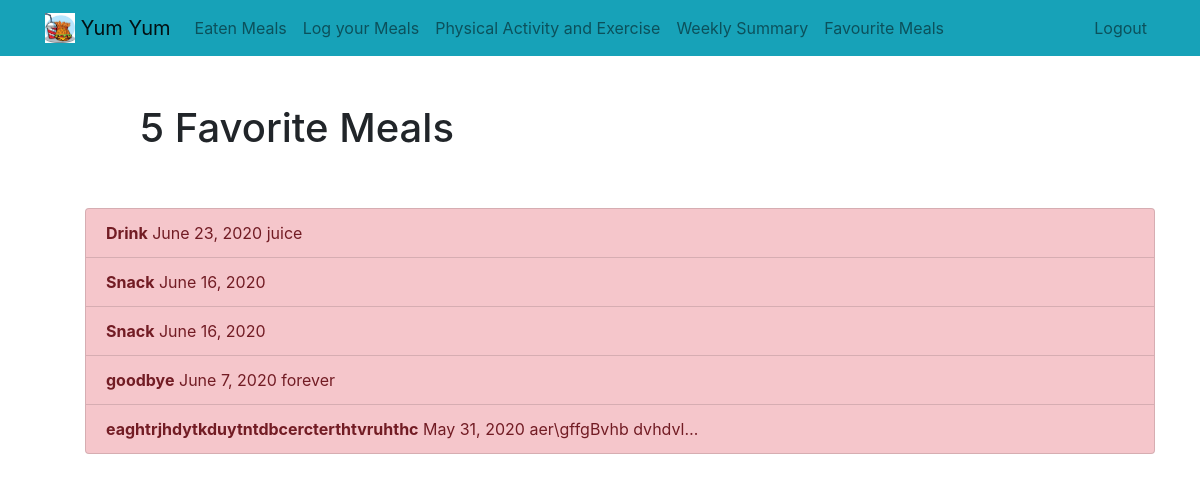
/favourite (signed in), run on the app's committed database.
### fooddiary/models.py (models this page shows, shortened)
class Meal(models.Model):
    nameOfMeal = models.CharField(max_length=50)
    descriptionOfMeal = models.TextField(max_length=500, blank=True)
    date = models.DateField(auto_now_add=False ,auto_now=False, null=True, blank=True)
    favourite = models.BooleanField(default=False)
    image = models.ImageField(null = True, blank=True )
    user = models.ForeignKey(User, on_delete=models.CASCADE)

### fooddiary/views.py (the view)
# urls.py: path('favourite', views.favourite, name='favourite'),
def favourite(request):
    meal = Meal.objects.filter(user = request.user, favourite = True).order_by('-date')
    return render(request, 'fooddiary/favourite.html', {'meals':meal})

### fooddiary/templates/fooddiary/favourite.html (shortened to what this page needs)
{% extends 'fooddiary/base.html' %}
{% block content %}
<div class="row justify-content-center mt-5">
    <div class="col-md-10">
    {% if meals %}
         <h1>{{ meals.count }} Favorite Meal{{ meals.count|pluralize }}</h1>
    {% else %}
                   <h1>Favourite Meals</h1>
    {% endif %}
    </div>
</div>
<br>
<br>
{% if meals %}
    <ul>
        <div class="list-group">
            {% for meal in meals %}
                <a href="{% url 'viewmeal' meal.id %}" class="list-group-item {% if meal.favourite %} list-group-item-danger {% endif %}"><b>{{ meal.nameOfMeal }}</b>   {{ meal.date }}{% if meal.descriptionOfMeal %}   {{ meal.descriptionOfMeal|truncatechars:20 }} {% endif %}</a>
            {% endfor %}
        </div>
    </ul>
{% else %}
    <div class="text-center">
        <h2>Looks like you don't have any favourite meals.</h2>
    <br>
    <a role="button" class="btn btn-primary" href="{% url 'createmeal' %}">Create Meal</a>
    </div>
{% endif %}
{% endblock %}

### data on the page
Meal: nameOfMeal "Drink", date "June 23, 2020", descriptionOfMeal "juice"
Meal: nameOfMeal "Snack", date "June 16, 2020"
Meal: nameOfMeal "Snack", date "June 16, 2020"
Meal: nameOfMeal "goodbye", date "June 7, 2020", descriptionOfMeal "forever"
Meal: nameOfMeal "eaghtrjhdytkduytntdbcercterthtvruhthc", date "May 31, 2020", descriptionOfMeal "aer\\gffgBvhb dvhdvl…"

### other printed values
{{ meals.count }} "5"
